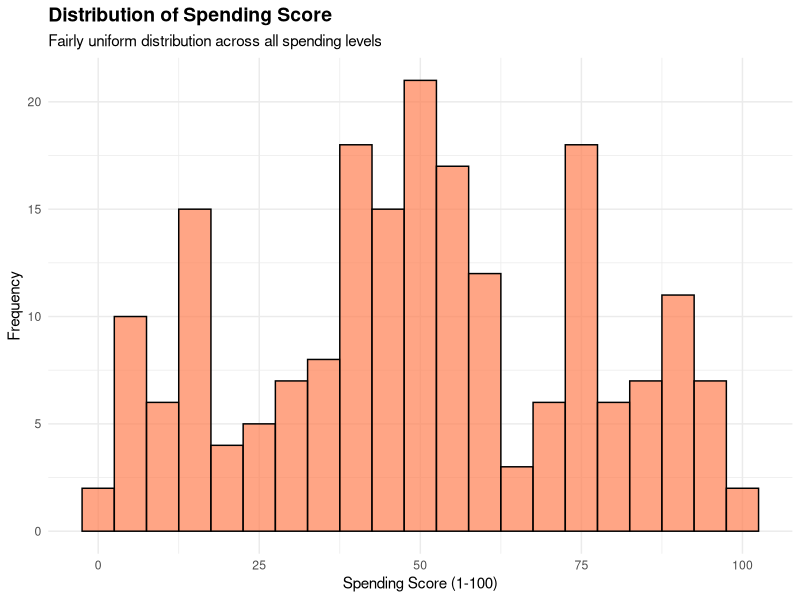
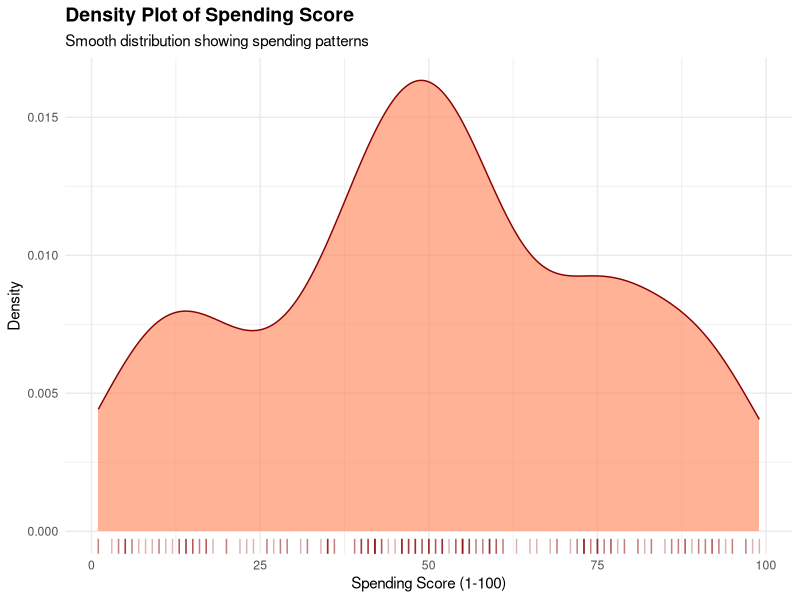
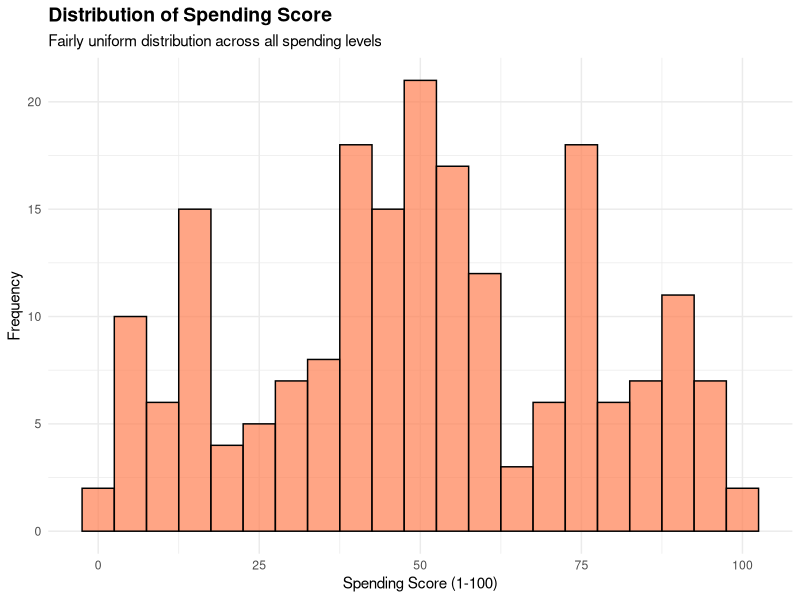
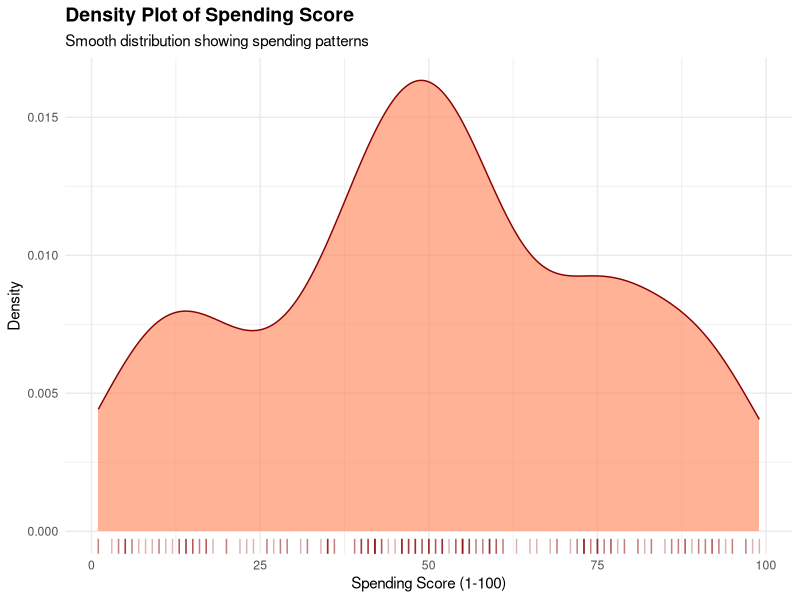

Generate these figures, in order, with R:
# ============================================
# TASK 2.4: UNIVARIATE ANALYSIS - SPENDING SCORE
# ============================================

library(ggplot2)
library(tidyverse)

# Load data
df <- read.csv("data/cleaned/mall_customers_original.csv")

# ========== PLOT 1: SPENDING HISTOGRAM ==========
p1 <- ggplot(df, aes(x = Spending_Score)) +
  geom_histogram(binwidth = 5, fill = "coral", color = "black", alpha = 0.7) +
  labs(
    title = "Distribution of Spending Score",
    x = "Spending Score (1-100)",
    y = "Frequency",
    subtitle = "Fairly uniform distribution across all spending levels"
  ) +
  theme_minimal() +
  theme(
    plot.title = element_text(face = "bold", size = 14),
    axis.title = element_text(size = 11)
  )

print(p1)

# Save
ggsave("eda/plots/05_spending_histogram.png", p1, width = 8, height = 6, dpi = 300)
print("✓ Saved: 05_spending_histogram.png")

# ========== PLOT 2: SPENDING DENSITY ==========
p2 <- ggplot(df, aes(x = Spending_Score)) +
  geom_density(fill = "coral", alpha = 0.6, color = "darkred") +
  geom_rug(alpha = 0.3, color = "darkred") +
  labs(
    title = "Density Plot of Spending Score",
    x = "Spending Score (1-100)",
    y = "Density",
    subtitle = "Smooth distribution showing spending patterns"
  ) +
  theme_minimal() +
  theme(
    plot.title = element_text(face = "bold", size = 14),
    axis.title = element_text(size = 11)
  )

print(p2)

# Save
ggsave("eda/plots/06_spending_density.png", p2, width = 8, height = 6, dpi = 300)
print("✓ Saved: 06_spending_density.png")

# ========== STATISTICS ==========
print("\n========== SPENDING SCORE STATISTICS (1-100) ==========")
print(paste("Min Spending:", min(df$Spending_Score)))
print(paste("Max Spending:", max(df$Spending_Score)))
print(paste("Mean Spending:", round(mean(df$Spending_Score), 2)))
print(paste("Median Spending:", median(df$Spending_Score)))
print(paste("Std Deviation:", round(sd(df$Spending_Score), 2)))
print(paste("Q1 (25th percentile):", quantile(df$Spending_Score, 0.25)))
print(paste("Q3 (75th percentile):", quantile(df$Spending_Score, 0.75)))

# Count how many are low vs high spenders
low_spenders <- sum(df$Spending_Score < 40)
medium_spenders <- sum(df$Spending_Score >= 40 & df$Spending_Score < 60)
high_spenders <- sum(df$Spending_Score >= 60)

print("\n========== SPENDING CATEGORIES ==========")
print(paste("Low Spenders (1-39):", low_spenders, "customers"))
print(paste("Medium Spenders (40-59):", medium_spenders, "customers"))
print(paste("High Spenders (60-100):", high_spenders, "customers"))

print("\n✓ Task 2.4 Complete!")
